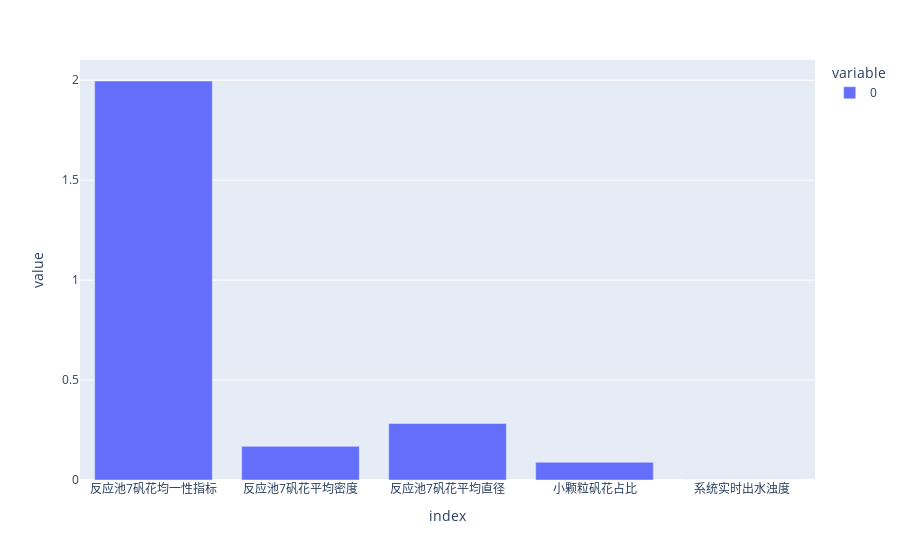

The notebook cell saved with this chart:
### Code cell
# 绘制折线图
from pyecharts.charts import Line 
from pyecharts import options as opts 
# 内置主题类型可查看 pyecharts.globals.ThemeType
from pyecharts.globals import ThemeType 
x = ( "衬衫", "羊毛衫", "雪纺衫", "裤子", "高跟鞋", "袜子" )
y1 = ( 5, 20, 36, 10, 75, 50 )
y2 = ( 15, 6, 45, 20, 35, 66 )
y3 = ( 17, 8, 40, 26, 36, 66 )
line = (
    Line(init_opts=opts.InitOpts (theme= ThemeType.WHITE)) 
    .add_xaxis(x) 
    .add_yaxis("商家A", y1, is_smooth=True,       # 此处可通过设置 is_smooth=True 使得 线段平滑
               linestyle_opts=opts.LineStyleOpts(  width=2 ),   # 设置线的宽度
               markpoint_opts=opts.MarkPointOpts(data=[opts.MarkPointItem(type_="min")])  )    # 标记最小值点
    .add_yaxis("商家B", y2, is_smooth=True,       # 此处可通过设置 is_smooth= True 使得 线段平滑
               markpoint_opts=opts.MarkPointOpts(data=[opts.MarkPointItem(type_="max")])  )   #  标记最大值点
    .add_yaxis("商家C", y3, is_smooth=False,       # 此处可通过设置 is_smooth= False 使得 线段不平滑
               markline_opts=opts.MarkLineOpts(data=[opts.MarkLineItem(type_="average")]) )    #  均值标记线
    .set_global_opts( title_opts=opts. TitleOpts( title ="主标题", subtitle="副标题" ),
                      toolbox_opts=opts.ToolboxOpts(),            # 展示工具箱
                      legend_opts=opts.LegendOpts(is_show=True))  # 显示图例
)
line.render_notebook()


# 标记点、标记线
import pyecharts.options as opts
from pyecharts.charts import Line
from pyecharts.faker import Faker

c = (
    Line()
    .add_xaxis(Faker.choose())
    .add_yaxis(
        "商家A",
        Faker.values(),
        markpoint_opts=opts.MarkPointOpts(data=[opts.MarkPointItem(type_="min")]),
        markline_opts=opts.MarkLineOpts(data=[opts.MarkLineItem(y = 40 )])            # 自定义标记线
    )
    .add_yaxis(
        "商家B",
        Faker.values(),
        markpoint_opts=opts.MarkPointOpts(data=[opts.MarkPointItem(type_="max")]),
        markline_opts=opts.MarkLineOpts(data=[opts.MarkLineItem(type_="average")])    # 均值标记线
    )
    .set_global_opts(title_opts=opts.TitleOpts(title="Line-MarkPoint"))
)
c.render_notebook()


# 线的宽度、颜色、点的颜色、宽度设置
import pyecharts.options as opts
from pyecharts.charts import Line
from pyecharts.faker import Faker

c = (
    Line()
    .add_xaxis(xaxis_data=Faker.choose())
    .add_yaxis(
        "商家A",
        Faker.values(),
        symbol="triangle",
        symbol_size=20,
        linestyle_opts=opts.LineStyleOpts(color="green", width=4, type_="dashed"),
        itemstyle_opts=opts.ItemStyleOpts(
            border_width=3, border_color="yellow", color="blue"
        ),
    )
    .set_global_opts(title_opts=opts.TitleOpts(title="Line-ItemStyle"))
)
c.render_notebook()


# 堆叠区域图
import pyecharts.options as opts
from pyecharts.charts import Line

"""
Gallery 使用 pyecharts 1.1.0
参考地址: https://echarts.apache.org/examples/editor.html?c=area-stack

目前无法实现的功能:

暂无
"""


x_data = ["周一", "周二", "周三", "周四", "周五", "周六", "周日"]
y_data = [820, 932, 901, 934, 1290, 1330, 1320]


(
    Line()
    .add_xaxis(xaxis_data=x_data)
    .add_yaxis(
        series_name="邮件营销",
        stack="总量",
        y_axis=[120, 132, 101, 134, 90, 230, 210],
        areastyle_opts=opts.AreaStyleOpts(opacity=0.5),
        label_opts=opts.LabelOpts(is_show=False),
    )
    .add_yaxis(
        series_name="联盟广告",
        stack="总量",
        y_axis=[220, 182, 191, 234, 290, 330, 310],
        areastyle_opts=opts.AreaStyleOpts(opacity=0.5),
        label_opts=opts.LabelOpts(is_show=False),
    )
    .add_yaxis(
        series_name="视频广告",
        stack="总量",
        y_axis=[150, 232, 201, 154, 190, 330, 410],
        areastyle_opts=opts.AreaStyleOpts(opacity=0.5),
        label_opts=opts.LabelOpts(is_show=False),
    )
    .add_yaxis(
        series_name="直接访问",
        stack="总量",
        y_axis=[320, 332, 301, 334, 390, 330, 320],
        areastyle_opts=opts.AreaStyleOpts(opacity=0.5),
        label_opts=opts.LabelOpts(is_show=False),
    )
    .add_yaxis(
        series_name="搜索引擎",
        stack="总量",
        y_axis=[820, 932, 901, 934, 1290, 1330, 1320],
        areastyle_opts=opts.AreaStyleOpts(opacity=0.5),
        label_opts=opts.LabelOpts(is_show=True, position="top"),
    )
    .set_global_opts(
        title_opts=opts.TitleOpts(title="堆叠区域图"),
        tooltip_opts=opts.TooltipOpts(trigger="axis", axis_pointer_type="cross"),
        yaxis_opts=opts.AxisOpts(
            type_="value",
            axistick_opts=opts.AxisTickOpts(is_show=True),
            splitline_opts=opts.SplitLineOpts(is_show=True),
        ),
        xaxis_opts=opts.AxisOpts(type_="category", boundary_gap=False),
    )
    .render_notebook()
)

### Figure 1 — Plotly figure (JSON) as saved in the notebook; plotly's stock layout.template omitted (floating-point values rounded to 4 significant figures)
{"data": [{"alignmentgroup": "True", "hovertemplate": "variable=0<br>index=%{x}<br>value=%{y}<extra></extra>", "legendgroup": "0", "marker": {"color": "#636efa", "pattern": {"shape": ""}}, "name": "0", "offsetgroup": "0", "orientation": "v", "showlegend": true, "textposition": "auto", "type": "bar", "x": ["反应池7矾花均一性指标", "反应池7矾花平均密度", "反应池7矾花平均直径", "小颗粒矾花占比", "系统实时出水浊度"], "xaxis": "x", "y": [1.996, 0.1683, 0.2829, 0.08856, 3.905e-16], "yaxis": "y"}], "layout": {"barmode": "relative", "legend": {"title": {"text": "variable"}, "tracegroupgap": 0}, "margin": {"t": 60}, "xaxis": {"anchor": "y", "domain": [0, 1], "title": {"text": "index"}}, "yaxis": {"anchor": "x", "domain": [0, 1], "title": {"text": "value"}}}}
